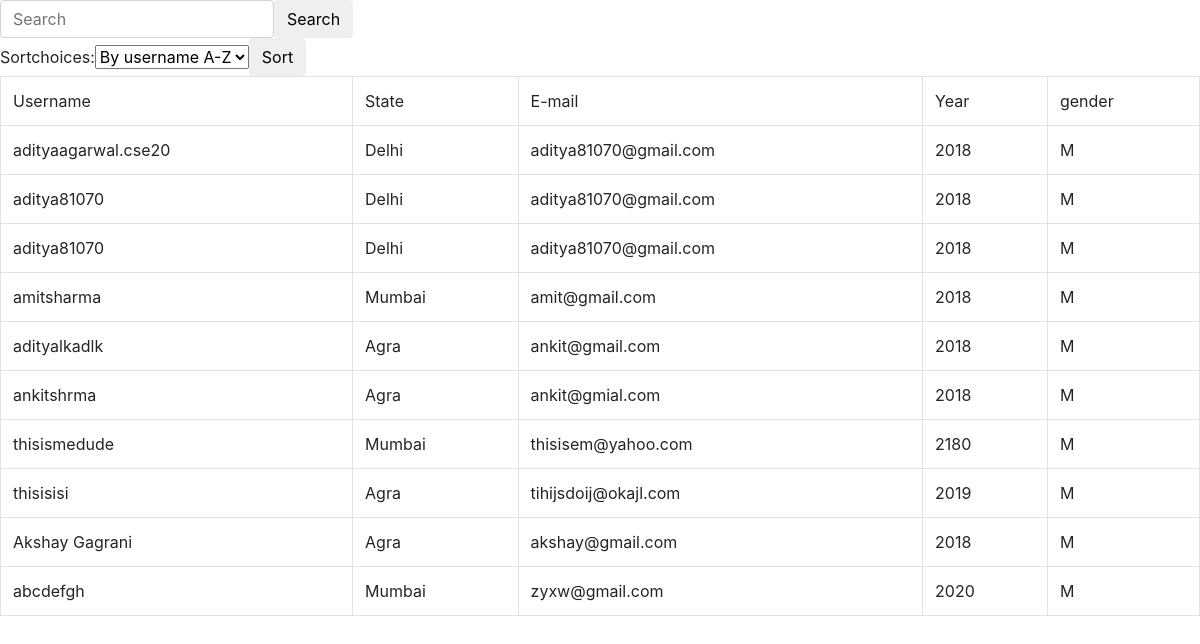
Page /form/info/sort/ on the committed database.
### file/models.py (models this page shows, shortened)
class PostModel(models.Model):
    username = models.CharField(validators=[RegexValidator(regex='^.{8}', message='Length has to be 8', code='nomatch')],max_length=150,blank=True)
    Email = models.EmailField(max_length=70)
    year = models.IntegerField(editable=True)
    statechoices =(('Delhi','DELHI'),('Mumbai','MUMBAI'),('Agra','AGRA'))
    states = models.CharField(choices=statechoices,max_length=10)
    image =models.FileField(upload_to='home/Downloads/')
    Remember_me = models.BooleanField(blank=True,default=True)
    accept_Terms_Conditions =models.BooleanField(blank=False,default=True)
    GENDER_CHOICES = (('M', 'Male'),('F', 'Female'))
    gender = models.CharField(choices=GENDER_CHOICES, max_length=56,default=None)
    Description = models.TextField(blank=True,null=True)

### file/views.py (the view)
# urls.py: url(r'^form/info/sort/$',views.sort,name='sort')
def sort(request):
    sort_by = request.GET.get('sortchoices')
    all_data=models.PostModel.objects.all()
    all_values=list(all_data.values())
    sortedlist=sortdata(all_values,sort_by)
    context = {
        'data': sortedlist,
        'sortform': sortForm
    }
    return render(request, 'file/sort.html', context)

### file/views.py (called while the page is built, shortened)
def sortdata(nlist, sorttype):
    if len(nlist) > 1:
        mid = len(nlist) // 2
        lefthalf = nlist[:mid]
        righthalf = nlist[mid:]
        sortdata(lefthalf,sorttype)
        sortdata(righthalf,sorttype)
        i = j = k = 0
        while i < len(lefthalf):
            nlist[k] = lefthalf[i]
            i = i + 1
            k = k + 1
        while j < len(righthalf):
            nlist[k] = righthalf[j]
            j = j + 1
            k = k + 1
    return nlist

### file/templates/file/sort.html (shortened to what this page needs)
{% load sorting_tags %}
<!DOCTYPE html>
<html lang="en">
  <head>
    <link rel="stylesheet" href="https://cdnjs.cloudflare.com/ajax/libs/font-awesome/4.7.0/css/font-awesome.min.css">
    <link rel="stylesheet" href="https://maxcdn.bootstrapcdn.com/bootstrap/4.0.0-alpha.6/css/bootstrap.min.css">
  </head>
  <body >
          <form class="form-inline pull-md-right" method="get" action="{% url 'file:search' %}">
              <input class="form-control" name="q" type="text" placeholder="Search" formmethod="get">
              <button class="btn" type="submit" formmethod="get">Search</button>
          </form>
          <form class="form-inline pull-md-left" method="get" action="{% url 'file:sort' %}">
              {{ sortform }}
              <button class="btn" type="submit" formmethod="get">Sort</button>
          </form>
   <form method="post" novalidate>
          <table class="table table-bordered table-hover">
         <tr>
             <td>Username</td>
             <td>State</td>
             <td>E-mail</td>
             <td>Year</td>
             <td>gender</td>
         </tr>
         {% for i in data %}
         <tr>
             <td>{{ i.username }}</td>
             <td>{{ i.states }}</td>
             <td>{{ i.Email }}</td>
             <td>{{ i.year }}</td>
             <td>{{ i.gender }}</td>
         </tr>
         {% endfor %}
     </table>
   </form>
   </body>
</html>

### rows in the picture
PostModel: username "adityaagarwal.cse20", states "Delhi", Email "aditya81070@gmail.com", year "2018", gender "M"
PostModel: username "aditya81070", states "Delhi", Email "aditya81070@gmail.com", year "2018", gender "M"
PostModel: username "aditya81070", states "Delhi", Email "aditya81070@gmail.com", year "2018", gender "M"
PostModel: username "amitsharma", states "Mumbai", Email "amit@gmail.com", year "2018", gender "M"
PostModel: username "adityalkadlk", states "Agra", Email "ankit@gmail.com", year "2018", gender "M"
PostModel: username "ankitshrma", states "Agra", Email "ankit@gmial.com", year "2018", gender "M"
PostModel: username "thisismedude", states "Mumbai", Email "thisisem@yahoo.com", year "2180", gender "M"
PostModel: username "thisisisi", states "Agra", Email "tihijsdoij@okajl.com", year "2019", gender "M"
PostModel: username "Akshay Gagrani", states "Agra", Email "akshay@gmail.com", year "2018", gender "M"
PostModel: username "abcdefgh", states "Mumbai", Email "zyxw@gmail.com", year "2020", gender "M"
